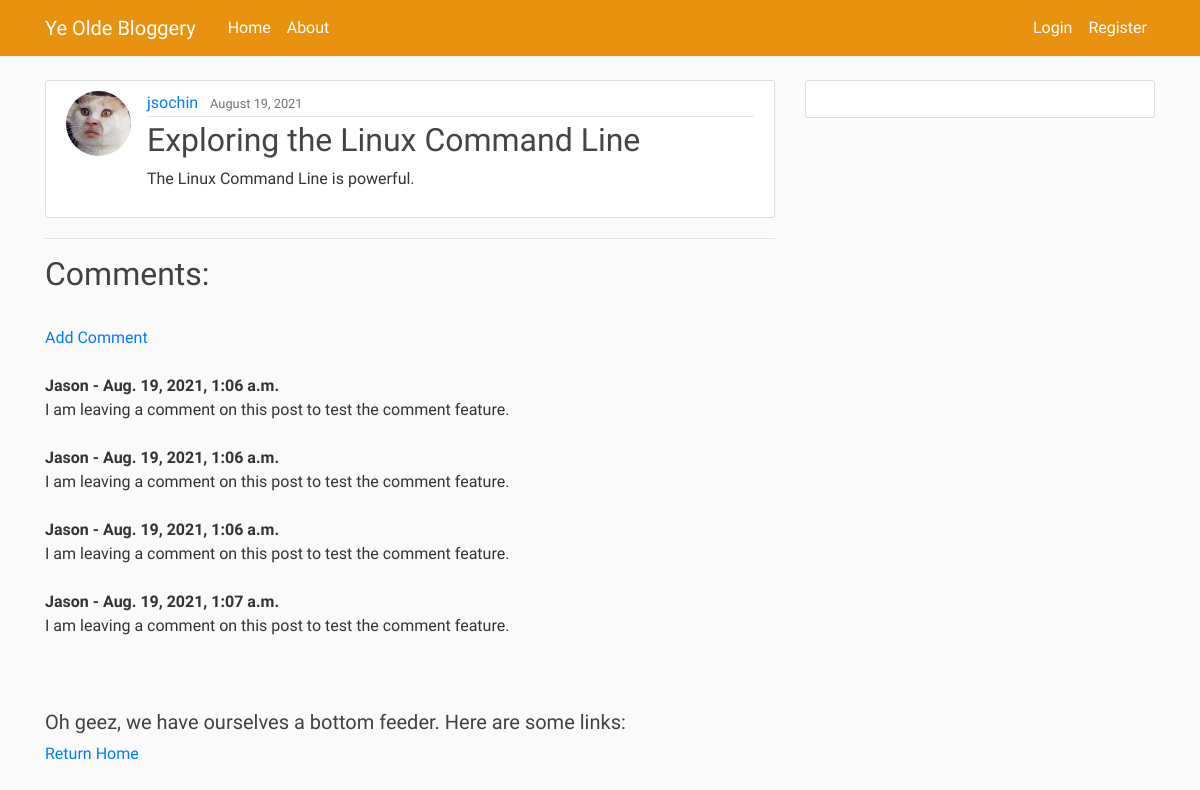
Screenshot of /post/12/ with the database file from the repository.
### blog/models.py (models this page shows, shortened)
class Post(models.Model):
    title = models.CharField(max_length=100)
    content = models.TextField()
    date_posted = models.DateTimeField(default=timezone.now)
    author = models.ForeignKey(User, on_delete=models.CASCADE)

class Comment(models.Model):
    post = models.ForeignKey(Post, related_name="comments", on_delete=models.CASCADE)
    name = models.CharField(max_length=255)
    body = models.TextField()
    date_added = models.DateTimeField(auto_now_add=True)

### users/models.py (models this page shows, shortened)
class Profile(models.Model):
    user = models.OneToOneField(User, on_delete=models.CASCADE)
    image = models.ImageField(default='default.jpg', upload_to='profile_pics')

### blog/views.py (the view)
# urls.py: path('post/<int:pk>/', PostDetailView.as_view(), name='post_detail'),
class PostDetailView(DetailView):
    model = Post

### blog/templates/blog/post_detail.html (shortened to what this page needs)
{% extends "blog/base.html" %}
{% block content %}
    <article class="media content-section">
        <img class="rounded-circle article-img" src="{{ object.author.profile.image.url }}">
        <div class="media-body">
        <div class="article-metadata">
            <a class="mr-2" href="{% url 'user_posts' object.author.username %}">{{ object.author }}</a>
            <small class="text-muted">{{ object.date_posted|date:"F d, Y" }}</small>
        </div>
        <h2 class="article-title">{{ object.title }}</h2>
        <p class="article-content">{{ object.content }}</p>
        </div>
    </article>
    <hr>
    <h2>Comments:</h2>
    <br/>
    {% if not post.comments.all  %}
        No Comments Yet...<a href="{% url 'add_comment' object.id %}">
            Add One
        </a>
    {% else %}
    <a href="{% url 'add_comment' object.id %}">Add Comment</a>
    <br/><br/>
        {% for comment in post.comments.all %}
            <strong>
                {{ comment.name }} -
                {{ comment.date_added }}
            </strong>
            <br/>
            {{ comment.body }}
            <br/><br/>
        {% endfor %}
    {% endif %}
{% endblock content %}

### blog/static/blog/css/main.css (style rules this page uses)
body { background: #fafafa; color: #333333; margin-top: 5rem; font-family: 'Dosis', sans-serif !important; }
h1, h2, h3, h4, h5, h6 { color: #444040; }
.content-section { background: #ffffff; padding: 10px 20px; border: 1px solid #dddddd; border-radius: 3px; margin-bottom: 20px; }
.article-title { color: #444444; }
.article-content { white-space: pre-line; }
.article-img { height: 65px; width: 65px; margin-right: 16px; }
.article-metadata { padding-bottom: 1px; margin-bottom: 4px; border-bottom: 1px solid #e3e3e3 }

### blog/templates/blog/base.html (style rules this page uses)
body { font-family: 'Dosis', sans-serif; font-size: 48px }
body { font-family: 'Pirata One', cursive; font-size: 48px }

### rows the page displays
Post: author.profile.image (picture), author "jsochin", date_posted "August 19, 2021", title "Exploring the Linux Command Line", content "The Linux Command Line is powerful."
Comment: name "Jason", date_added "Aug. 19, 2021, 1:06 a.m.", body "I am leaving a comment on this post to test the comment feature."
Comment: name "Jason", date_added "Aug. 19, 2021, 1:06 a.m.", body "I am leaving a comment on this post to test the comment feature."
Comment: name "Jason", date_added "Aug. 19, 2021, 1:06 a.m.", body "I am leaving a comment on this post to test the comment feature."
Comment: name "Jason", date_added "Aug. 19, 2021, 1:07 a.m.", body "I am leaving a comment on this post to test the comment feature."
